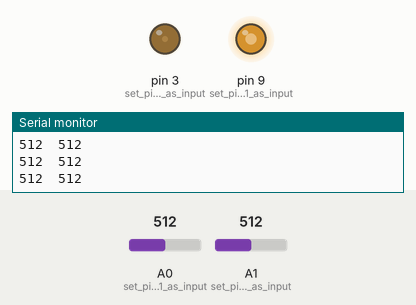
This sketch was run on a simulated Arduino Uno, built with avr-gcc and run on an emulated ATmega328P. On the bench: output pins drawn as LEDs (lit = HIGH), the last lines printed to the serial monitor. The test bench sets the inputs (shaded band); at power-on: A1 (set_pin_A2_as_input) = 512, A0 (set_pin_A1_as_input) = 512.

Above: at 1.2 s.
1.3 s: A1 (set_pin_A2_as_input) set to 784
4.3 s: A1 (set_pin_A2_as_input) set to 815
At 5.3 s:
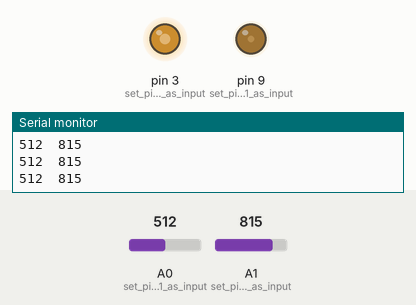
5.8 s: A0 (set_pin_A1_as_input) set to 790
8.8 s: A0 (set_pin_A1_as_input) set to 812
At 10.0 s:
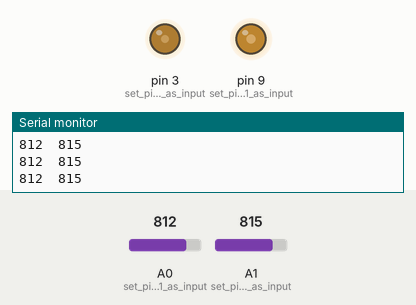
10.3 s: A0 (set_pin_A1_as_input) set to 716
At 11.1 s:
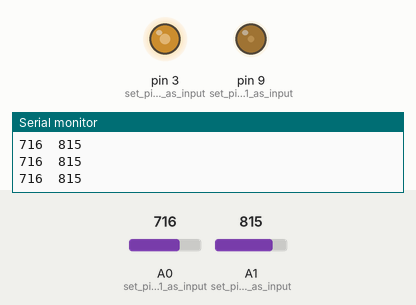
11.8 s: A0 (set_pin_A1_as_input) set to 810
At 12.5 s:
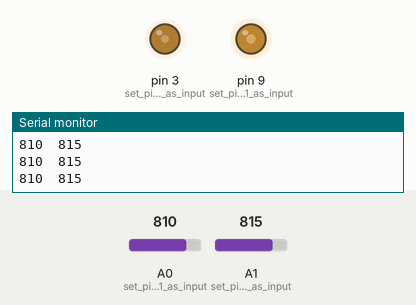
Timing chart, 0 to 14.3 s (numbered marks = the images above; inputs shaded):
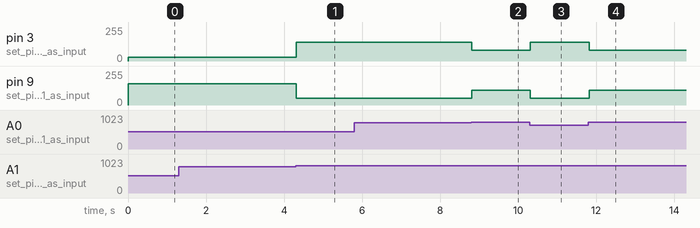

The sketch:

ECE_110_Final_Project_code.ino
```cpp
//low numbers = white
//high numbers = black
int PWMpin0 = 9;
int PWMpin1 = 3;

int sensorpin0 = A0;
int sensorpin1 = A1;

float White0 = 110;
float White1 = 110;

float Black0 = 970;
float Black1 = 930;

void setup(){
  pinMode(A0, INPUT); // set pin A1 as input
  pinMode(A1, INPUT); // set pin A2 as input
  pinMode(9, OUTPUT); // set pin A1 as input
  pinMode(3, OUTPUT); // set pin A2 as input
  Serial.begin(9600);
}

boolean white(float QRE_Value){
  if (QRE_Value < 800) return true; // white is 650-750
  else
    return false;
}

void loop(){
  int QRE_Value0 = analogRead(A0); // sensor pin 1
  int QRE_Value1 = analogRead(A1); // sensor pin 2

  Serial.print(QRE_Value0);
  Serial.print("  ");
  Serial.println(QRE_Value1);

  if (white(QRE_Value1)) {analogWrite(9, 160); analogWrite(3, 30);}

  else if (white(QRE_Value0)) {analogWrite(3, 140); analogWrite(9,50);}

  else {
    analogWrite(9, 110); analogWrite(3, 80);
  }
}
```

Measured:
- the behaviour switches between 799 and 800 on A1 (set_pin_A2_as_input) (found by bisection; images 0 and 1)
- the behaviour switches between 799 and 800 on A0 (set_pin_A1_as_input) (found by bisection; images 1 and 2)
- after the input at 4.3 s, pin 3 (set_pin_A2_as_input): 30/255 → 140/255 at once; pin 9 (set_pin_A1_as_input): 160/255 → 50/255 at once
- after the input at 8.8 s, pin 3 (set_pin_A2_as_input): 140/255 → 80/255 at once; pin 9 (set_pin_A1_as_input): 50/255 → 110/255 at once
- after the input at 10.3 s, pin 3 (set_pin_A2_as_input): 80/255 → 140/255 at once; pin 9 (set_pin_A1_as_input): 110/255 → 50/255 at once
- after the input at 11.8 s, pin 3 (set_pin_A2_as_input): 140/255 → 80/255 at once; pin 9 (set_pin_A1_as_input): 50/255 → 110/255 at once
